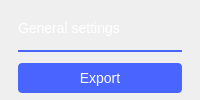
             <widget class="QWidget" name="generalSettings">
              <property name="styleSheet">
               <string notr="true">
QCheckBox {
  spacing: 8px;
  background-color: transparent;
  font-size: 14px;
  font-weight: bold;
  color: rgba(255, 255, 255, 153);
}

QCheckBox::indicator {
  width: 14px;
  height: 14px;
  border: 2px solid rgb(74,100,255);
  border-radius: 4px;
}
QCheckBox::indicator:unchecked { background-color: transparent; }
QCheckBox::indicator:checked { background-color: rgb(74,100,255); }</string>
              </property>
              <layout class="QVBoxLayout" name="verticalLayout_3">
               <property name="spacing">
                <number>0</number>
               </property>
               <property name="leftMargin">
                <number>18</number>
               </property>
               <property name="topMargin">
                <number>20</number>
               </property>
               <property name="rightMargin">
                <number>18</number>
               </property>
               <property name="bottomMargin">
                <number>0</number>
               </property>
               <item>
                <widget class="QLabel" name="labelGeneralSettingsTitle">
                 <property name="styleSheet">
                  <string notr="true"> color: white;
    font-size: 14px;
    font-weight: normal;</string>
                 </property>
                 <property name="text">
                  <string>General settings</string>
                 </property>
                </widget>
               </item>
               <item>
                <spacer name="verticalSpacer_2">
                 <property name="orientation">
                  <enum>Qt::Vertical</enum>
                 </property>
                 <property name="sizeType">
                  <enum>QSizePolicy::Fixed</enum>
                 </property>
                 <property name="sizeHint" stdset="0">
                  <size>
                   <width>0</width>
                   <height>14</height>
                  </size>
                 </property>
                </spacer>
               </item>
               <item>
                <widget class="Line" name="lineGeneralSettingsTitle">
                 <property name="minimumSize">
                  <size>
                   <width>0</width>
                   <height>2</height>
                  </size>
                 </property>
                 <property name="maximumSize">
                  <size>
                   <width>16777215</width>
                   <height>16777215</height>
                  </size>
                 </property>
                 <property name="styleSheet">
                  <string notr="true">color: #4A64FF;</string>
                 </property>
                 <property name="frameShadow">
                  <enum>QFrame::Plain</enum>
                 </property>
                 <property name="lineWidth">
                  <number>2</number>
                 </property>
                 <property name="orientation">
                  <enum>Qt::Horizontal</enum>
                 </property>
                </widget>
               </item>
               <item>
                <spacer name="verticalSpacer_9">
                 <property name="orientation">
                  <enum>Qt::Vertical</enum>
                 </property>
                 <property name="sizeType">
                  <enum>QSizePolicy::Fixed</enum>
                 </property>
                 <property name="sizeHint" stdset="0">
                  <size>
                   <width>20</width>
                   <height>10</height>
                  </size>
                 </property>
                </spacer>
               </item>
               <item>
                <widget class="QPushButton" name="btnExport">
                 <property name="styleSheet">
                  <string notr="true">QPushButton {
  min-height: 30px;
  max-height: 30px;

  border: 0px;
  border-radius: 4px;

  background-color: #4a64ff;
  color: #ffffff;

  font-size: 14px;
}

QPushButton:pressed {
  background-color: #2a44df;
}

QPushButton:hover {
	background-color: #4a34ff;
}</string>
                 </property>
                 <property name="text">
                  <string>Export</string>
                 </property>
                </widget>
               </item>
               <item>
                <spacer name="verticalSpacer">
                 <property name="orientation">
                  <enum>Qt::Vertical</enum>
                 </property>
                 <property name="sizeHint" stdset="0">
                  <size>
                   <width>0</width>
                   <height>0</height>
                  </size>
                 </property>
                </spacer>
               </item>
              </layout>
             </widget>
